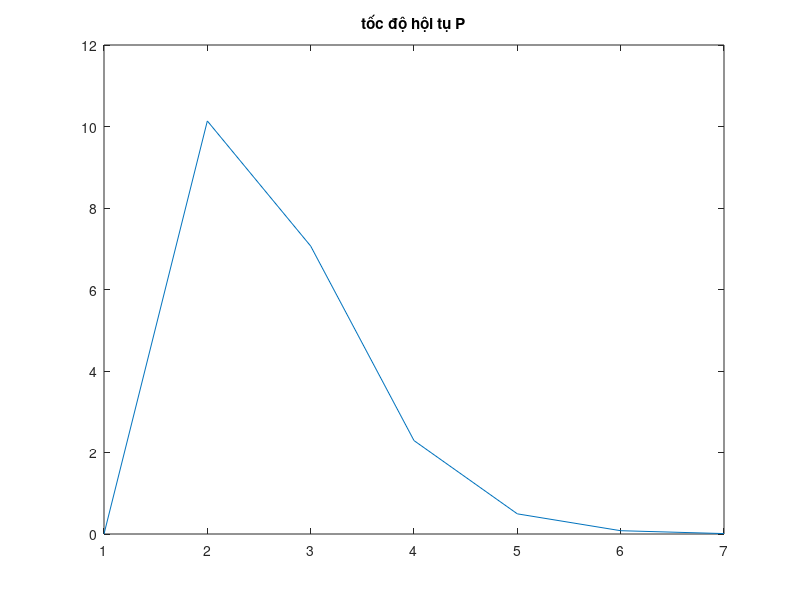
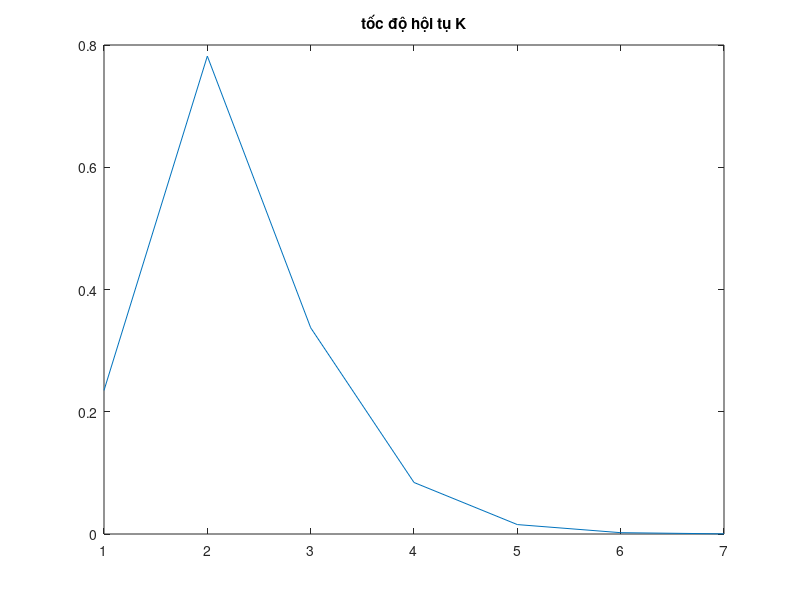
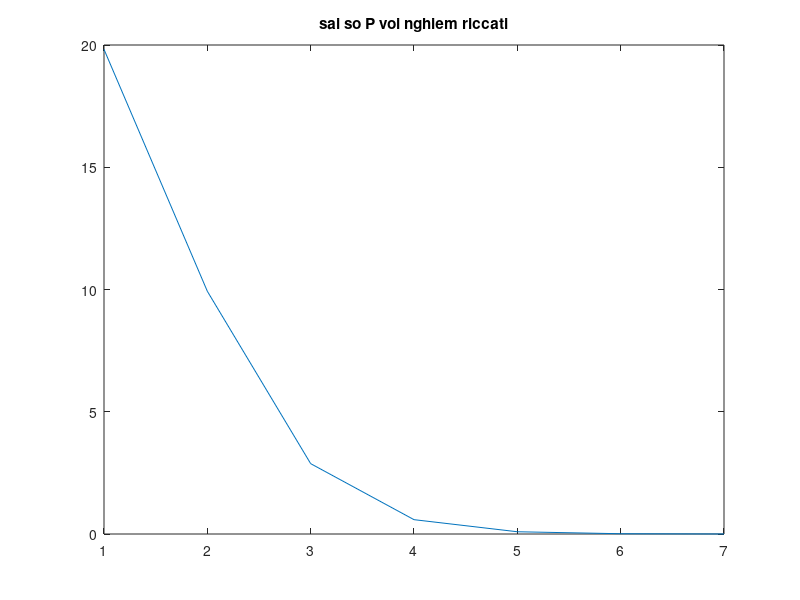
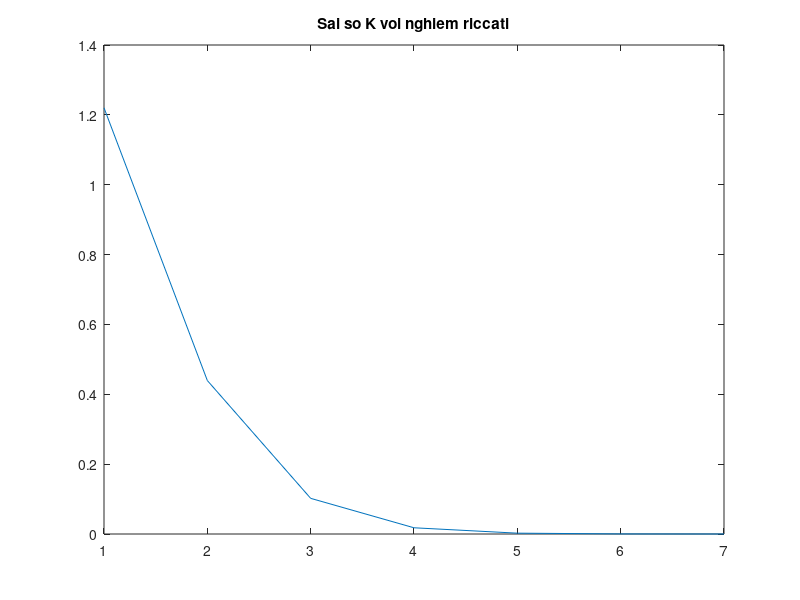

Here is the MATLAB script that generated these plots, in order:
A = [0 1;
     -0.2 -0.9];

B = [0;
     0.1];

Q = [10 0;
     0 1];

R = 1;
K = [0 0];
P = [1 0; 0 1];
P_err=[];
K_err=[];
saisoP=[];
saisoK=[];
for j=1:100
    
    D= A-B*K;
    P = D'*P*D + Q + K'*R*K;
    
    if j>1
        P_err(j)= norm(P-P_old);
    end

    K_new= (R + B'*P*B) \ B'*(P*A);
    K_err(j)= norm(K_new-K);
    if norm(K_new-K)<1e-4
        break;
    end
    P_old=P;
    K=K_new;
    
    [P_opt,~,K_opt] = dare(A,B,Q,R);
    saisoP(j)=norm(P-P_opt);
    saisoK(j)=norm(K-K_opt);
    figure(1);
    clf;
    plot(P_err);
    title('tốc độ hội tụ P');
    drawnow;

    figure(2);
    clf;
    plot(K_err);
    title('tốc độ hội tụ K');
    drawnow;



    figure(3);
    clf;
    plot(saisoP);
    title('sai so P voi nghiem riccati');
    drawnow;

    figure(4);
    clf;
    plot(saisoK);
    title('Sai so K voi nghiem riccati');
    drawnow;




end    
